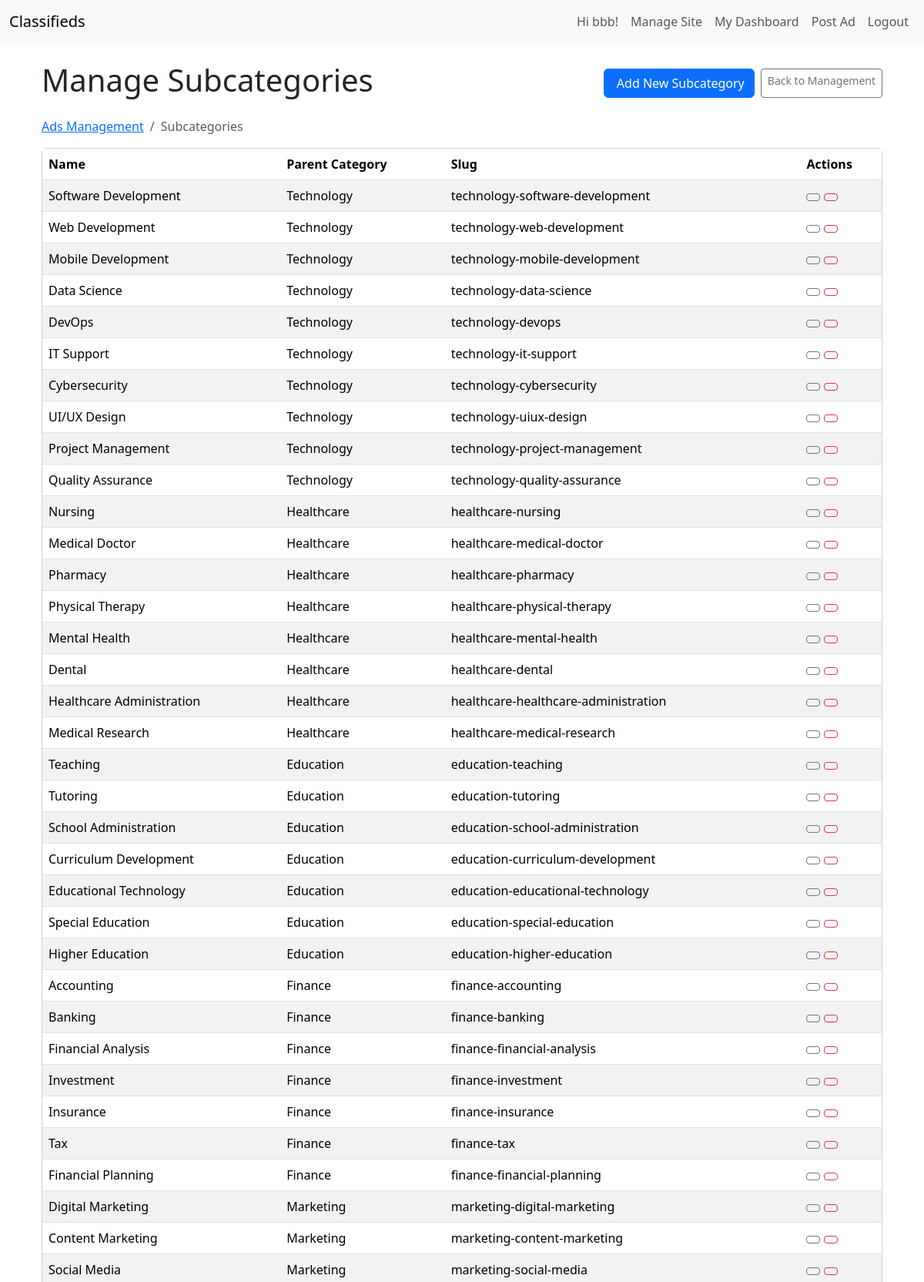
Screenshot of /manage/subcategories/ (signed in, upper part) with the database file from the repository.
### listings/models.py (models this page shows, shortened)
class SubCategory(models.Model):
    category = models.ForeignKey(Category, on_delete=models.CASCADE, related_name='subcategories')
    name = models.CharField(max_length=100)
    slug = models.SlugField(max_length=110, unique=True, blank=True)
    description = models.TextField(blank=True, null=True)
    class Meta:
        verbose_name_plural = "Subcategories"
        unique_together = ('category', 'name') # Ensure unique subcategory names within a category

class Category(models.Model):
    name = models.CharField(max_length=100, unique=True)
    slug = models.SlugField(max_length=110, unique=True, blank=True)
    description = models.TextField(blank=True, null=True)
    class Meta:
        verbose_name_plural = "Categories" # Correct pluralization in admin

### listings/views.py (the view)
# urls.py: path('manage/subcategories/', SubCategoryListView.as_view(), name='subcategory_list'),
class SubCategoryListView(SuperuserRequiredMixin, ListView):
    model = SubCategory
    template_name = 'listings/admin/subcategory_list.html'
    context_object_name = 'subcategories'

### templates/listings/admin/subcategory_list.html (shortened to what this page needs)
{% extends "base.html" %}
{% block content %}
<div class="container mt-4">
    <div class="d-flex justify-content-between align-items-center mb-3 flex-wrap">
        <h1>Manage Subcategories</h1>
         <div class="d-flex gap-2 flex-wrap">
            <a href="{% url 'subcategory_create' %}" class="btn btn-primary">Add New Subcategory</a>
            <a href="{% url 'ads_management' %}" class="btn btn-outline-secondary btn-sm">Back to Management</a>
        </div>
    </div>
    <nav aria-label="breadcrumb">
        <ol class="breadcrumb">
            <li class="breadcrumb-item"><a href="{% url 'ads_management' %}">Ads Management</a></li>
            <li class="breadcrumb-item active" aria-current="page">Subcategories</li>
        </ol>
    </nav>
    {% if not subcategories %}
         <div class="alert alert-info text-center">
             No subcategories found. <a href="{% url 'subcategory_create' %}" class="alert-link">Create your first subcategory</a>.
         </div>
    {% else %}
        <div class="card d-none d-md-block mb-3">
            <div class="card-body p-0">
                <div class="table-responsive">
                    <table class="table table-striped table-hover mb-0">
                        <thead>
                            <tr>
                                <th>Name</th>
                                <th>Parent Category</th>
                                <th>Slug</th>
                                <th>Actions</th>
                            </tr>
                        </thead>
                        <tbody>
                            {% for subcategory in subcategories %}
                                <tr>
                                    <td>{{ subcategory.name }}</td>
                                    <td>{{ subcategory.category.name }}</td>
                                    <td>{{ subcategory.slug }}</td>
                                    <td>
                                        <a href="{% url 'subcategory_update' subcategory.pk %}" class="btn btn-sm btn-outline-secondary" title="Edit"></a>
                                        <a href="{% url 'subcategory_delete' subcategory.pk %}" class="btn btn-sm btn-outline-danger" title="Delete"></a>
                                    </td>
                                </tr>
                            {% endfor %}
                        </tbody>
                    </table>
                </div>
            </div>
        </div>
    {% endif %}
</div>
{% endblock content %}

### templates/base.html (shortened to what this page needs)
<!doctype html>
<html lang="en">
{% load static %}
<head>
    <link href="https://cdn.jsdelivr.net/npm/bootstrap@5.3.3/dist/css/bootstrap.min.css" rel="stylesheet">
</head>
<body>
    <nav class="navbar navbar-expand-lg navbar-light bg-light mb-4">
        <div class="container-fluid">
            <a class="navbar-brand" href="{% url 'home' %}">Classifieds</a>
            <div class="collapse navbar-collapse" id="navbarNav">
                <ul class="navbar-nav ms-auto">
                    {% if user.is_authenticated %}
                        <li class="nav-item">
                            <span class="nav-link">Hi {{ user.username }}!</span>
                        </li>
                        {% if user.is_superuser or user.is_moderator %}
                        <li class="nav-item">
                            {% if user.is_superuser %}
                                <a class="nav-link" href="{% url 'ads_management' %}">Manage Site</a>
                            {% else %}
                                <a class="nav-link" href="{% url 'admin_ad_list' %}">Manage Ads</a>
                            {% endif %}
                        </li>
                        {% endif %}
                        <li class="nav-item">
                            <a class="nav-link" href="{% url 'user_dashboard' %}">My Dashboard</a>
                        </li>
                        <li class="nav-item">
                            <a class="nav-link" href="{% url 'ad_create' %}">Post Ad</a>
                        </li>
                        <li class="nav-item">
                            <form method="post" action="{% url 'logout' %}">
                                <button type="submit" class="btn btn-link nav-link">Logout</button>
                            </form>
                        </li>
                    {% endif %}
                </ul>
            </div>
        </div>
    </nav>
    <main class="container">
        {% block content %}{% endblock content %}
    </main>
</body>
</html>

### rows the page displays
SubCategory: name "Software Development", category.name "Technology", slug "technology-software-development"
SubCategory: name "Web Development", category.name "Technology", slug "technology-web-development"
SubCategory: name "Mobile Development", category.name "Technology", slug "technology-mobile-development"
SubCategory: name "Data Science", category.name "Technology", slug "technology-data-science"
SubCategory: name "DevOps", category.name "Technology", slug "technology-devops"
SubCategory: name "IT Support", category.name "Technology", slug "technology-it-support"
SubCategory: name "Cybersecurity", category.name "Technology", slug "technology-cybersecurity"
SubCategory: name "UI/UX Design", category.name "Technology", slug "technology-uiux-design"
SubCategory: name "Project Management", category.name "Technology", slug "technology-project-management"
SubCategory: name "Quality Assurance", category.name "Technology", slug "technology-quality-assurance"
SubCategory: name "Nursing", category.name "Healthcare", slug "healthcare-nursing"
SubCategory: name "Medical Doctor", category.name "Healthcare", slug "healthcare-medical-doctor"
SubCategory: name "Pharmacy", category.name "Healthcare", slug "healthcare-pharmacy"
SubCategory: name "Physical Therapy", category.name "Healthcare", slug "healthcare-physical-therapy"
SubCategory: name "Mental Health", category.name "Healthcare", slug "healthcare-mental-health"
SubCategory: name "Dental", category.name "Healthcare", slug "healthcare-dental"
SubCategory: name "Healthcare Administration", category.name "Healthcare", slug "healthcare-healthcare-administration"
SubCategory: name "Medical Research", category.name "Healthcare", slug "healthcare-medical-research"
SubCategory: name "Teaching", category.name "Education", slug "education-teaching"
SubCategory: name "Tutoring", category.name "Education", slug "education-tutoring"
SubCategory: name "School Administration", category.name "Education", slug "education-school-administration"
SubCategory: name "Curriculum Development", category.name "Education", slug "education-curriculum-development"
SubCategory: name "Educational Technology", category.name "Education", slug "education-educational-technology"
SubCategory: name "Special Education", category.name "Education", slug "education-special-education"
SubCategory: name "Higher Education", category.name "Education", slug "education-higher-education"
SubCategory: name "Accounting", category.name "Finance", slug "finance-accounting"
SubCategory: name "Banking", category.name "Finance", slug "finance-banking"
SubCategory: name "Financial Analysis", category.name "Finance", slug "finance-financial-analysis"
SubCategory: name "Investment", category.name "Finance", slug "finance-investment"
SubCategory: name "Insurance", category.name "Finance", slug "finance-insurance"
SubCategory: name "Tax", category.name "Finance", slug "finance-tax"
SubCategory: name "Financial Planning", category.name "Finance", slug "finance-financial-planning"
SubCategory: name "Digital Marketing", category.name "Marketing", slug "marketing-digital-marketing"
SubCategory: name "Content Marketing", category.name "Marketing", slug "marketing-content-marketing"
SubCategory: name "Social Media", category.name "Marketing", slug "marketing-social-media"

### other values shown
{{ user.username }} "bbb"
